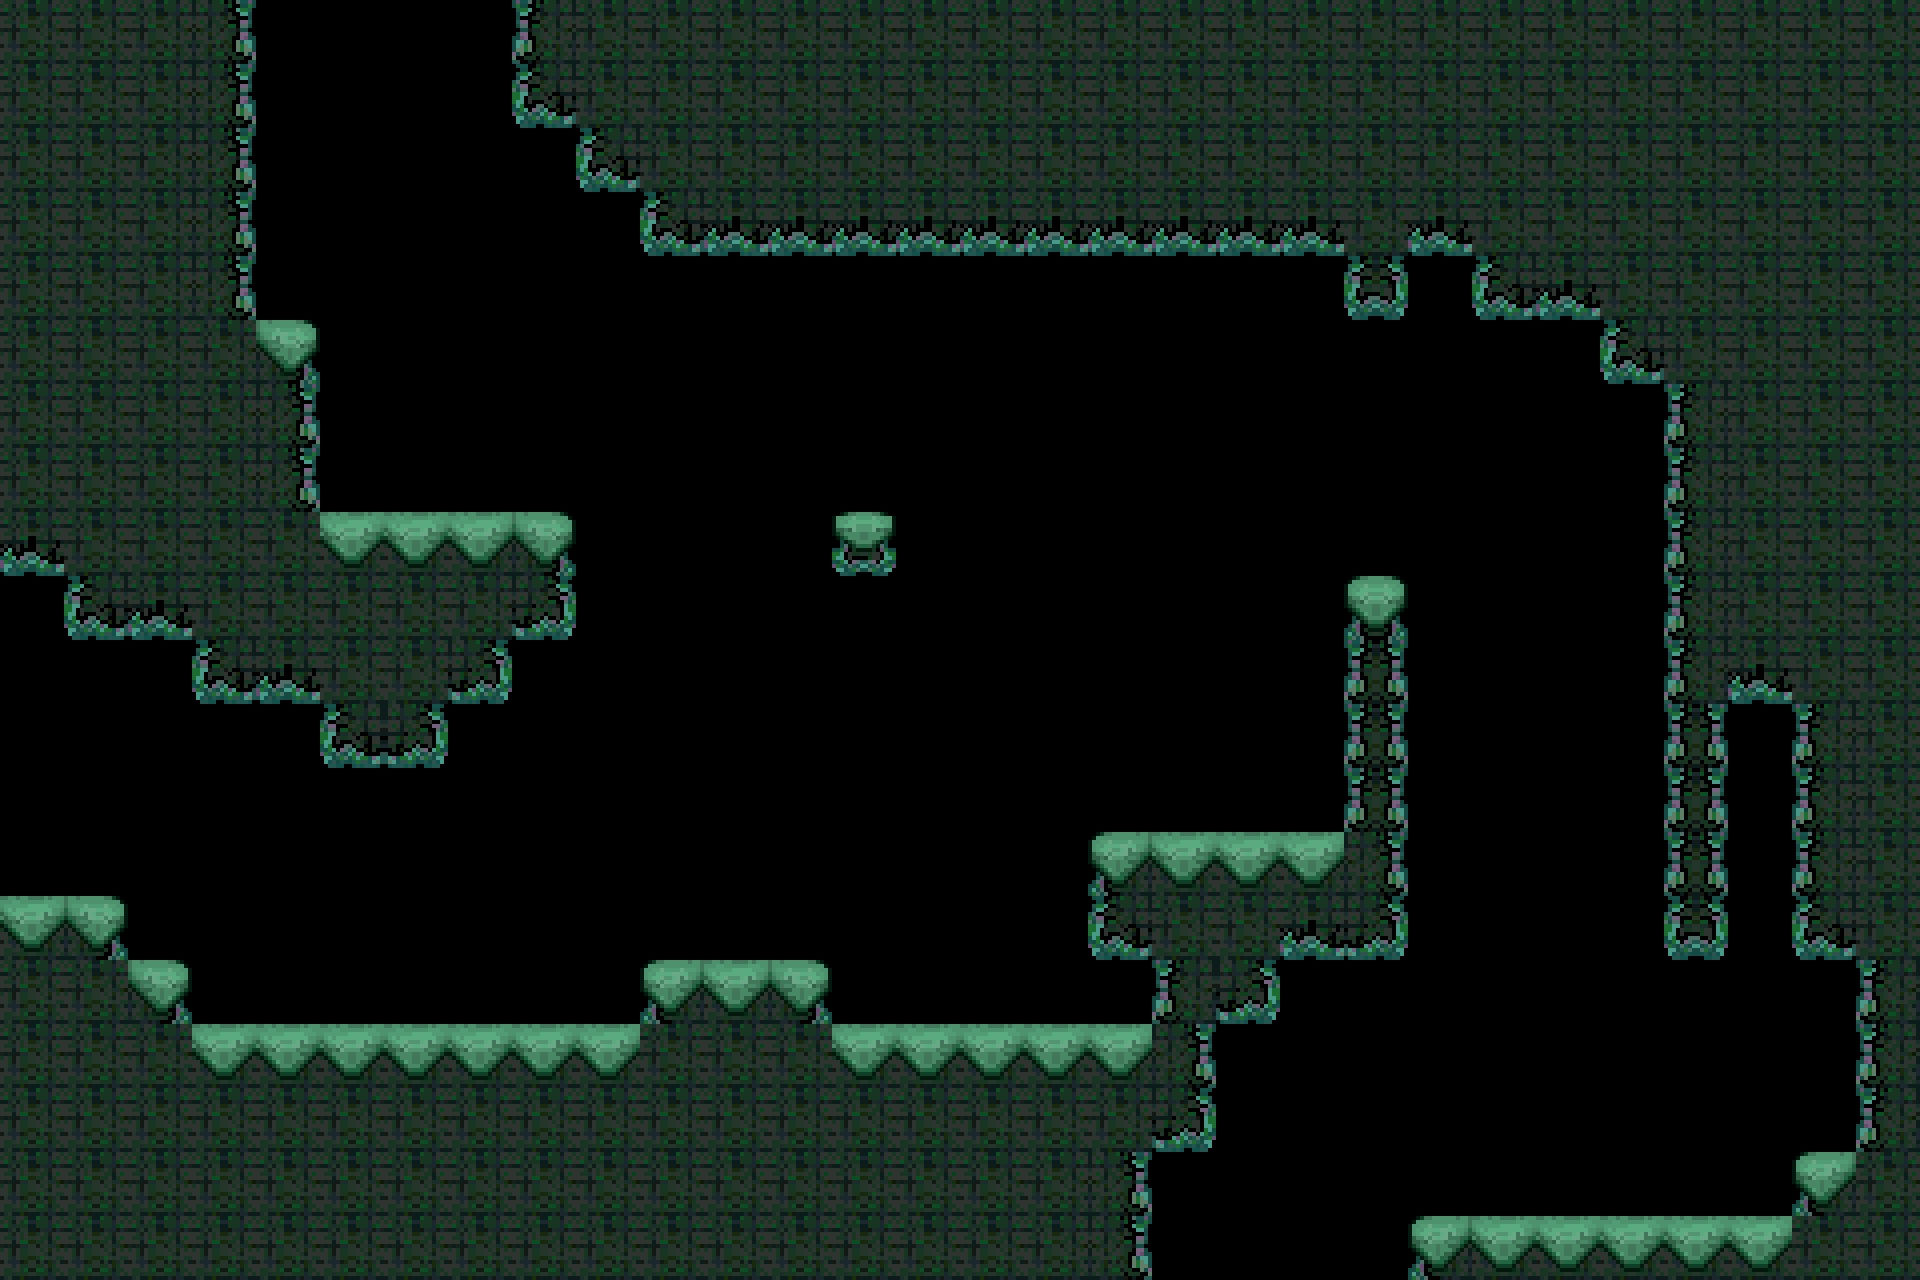

A level layout from a 2D game, rendered from its tile map. Below: a short description, then the map file with its tile-grid data intact:
An orthogonal 30x20 tile map with 64x64 px tiles, 1 tile layer (tiles) and 7 objects (W, N, S).

<map version="1.4" tiledversion="1.4.3" orientation="orthogonal" renderorder="right-down" width="30" height="20" tilewidth="64" tileheight="64" infinite="0" nextlayerid="5" nextobjectid="11">
 <tileset firstgid="1" source="../level0.tsx" />
 <layer id="1" name="tiles" width="30" height="20">
  <data encoding="csv">
6,6,6,7,0,0,0,0,5,6,6,6,6,6,6,6,6,6,6,6,6,6,6,6,6,6,6,6,6,6,
6,6,6,7,0,0,0,0,9,6,6,6,6,6,6,6,6,6,6,6,6,6,6,6,6,6,6,6,6,6,
6,6,6,7,0,0,0,0,0,9,6,6,6,6,6,6,6,6,6,6,6,6,6,6,6,6,6,6,6,6,
6,6,6,7,0,0,0,0,0,0,9,10,10,10,10,10,10,10,10,10,10,6,10,6,6,6,6,6,6,6,
6,6,6,7,0,0,0,0,0,0,0,0,0,0,0,0,0,0,0,0,0,12,0,9,10,6,6,6,6,6,
6,6,6,6,3,0,0,0,0,0,0,0,0,0,0,0,0,0,0,0,0,0,0,0,0,9,6,6,6,6,
6,6,6,6,7,0,0,0,0,0,0,0,0,0,0,0,0,0,0,0,0,0,0,0,0,0,5,6,6,6,
6,6,6,6,7,0,0,0,0,0,0,0,0,0,0,0,0,0,0,0,0,0,0,0,0,0,5,6,6,6,
10,6,6,6,6,2,2,2,3,0,0,0,0,16,0,0,0,0,0,0,0,0,0,0,0,0,5,6,6,6,
0,9,10,6,6,6,6,6,11,0,0,0,0,0,0,0,0,0,0,0,0,4,0,0,0,0,5,6,6,6,
0,0,0,9,10,6,6,11,0,0,0,0,0,0,0,0,0,0,0,0,0,8,0,0,0,0,5,10,6,6,
0,0,0,0,0,9,11,0,0,0,0,0,0,0,0,0,0,0,0,0,0,8,0,0,0,0,8,0,5,6,
0,0,0,0,0,0,0,0,0,0,0,0,0,0,0,0,0,0,0,0,0,8,0,0,0,0,8,0,5,6,
0,0,0,0,0,0,0,0,0,0,0,0,0,0,0,0,0,1,2,2,2,7,0,0,0,0,8,0,5,6,
2,3,0,0,0,0,0,0,0,0,0,0,0,0,0,0,0,9,6,6,10,11,0,0,0,0,12,0,9,6,
6,6,3,0,0,0,0,0,0,0,1,2,3,0,0,0,0,0,5,11,0,0,0,0,0,0,0,0,0,5,
6,6,6,2,2,2,2,2,2,2,6,6,6,2,2,2,2,2,7,0,0,0,0,0,0,0,0,0,0,5,
6,6,6,6,6,6,6,6,6,6,6,6,6,6,6,6,6,6,11,0,0,0,0,0,0,0,0,0,0,5,
6,6,6,6,6,6,6,6,6,6,6,6,6,6,6,6,6,7,0,0,0,0,0,0,0,0,0,0,1,6,
6,6,6,6,6,6,6,6,6,6,6,6,6,6,6,6,6,7,0,0,0,0,1,2,2,2,2,2,6,6
</data>
 </layer>
 <objectgroup id="3" name="conx">
  <object id="8" name="W" x="11.3333" y="656.667" width="50.6667" height="221.333" />
  <object id="9" name="N" x="382.44" y="280.731" width="235.333" height="68.6667" />
  <object id="10" name="S" x="1176.5" y="1202" width="227" height="32.5" />
 </objectgroup>
 <objectgroup id="4" name="spawns" />
 <objectgroup id="2" name="collision">
  <object id="1" x="0" y="0">
   <polygon points="0,0 256,0 256,320 320,320 320,512 576,512 576,640 512,640 512,704 448,704 448,768 320,768 320,704 192,704 192,640 64,640 64,576 0,576" />
  </object>
  <object id="2" x="512" y="0">
   <polygon points="0,0 1408,0 1408,1280 896,1280 896,1216 1280,1216 1280,1152 1344,1152 1344,960 1280,960 1280,704 1216,704 1216,960 1152,960 1152,384 1088,384 1088,320 960,320 960,256 896,256 896,320 832,320 832,256 128,256 128,192 64,192 64,128 0,128" />
  </object>
  <object id="3" x="0" y="896">
   <polygon points="0,0 128,0 128,64 192,64 192,128 640,128 640,64 832,64 832,128 1152,128 1152,64 1088,64 1088,-64 1344,-64 1344,-320 1408,-320 1408,64 1280,64 1280,128 1216,128 1216,256 1152,256 1152,384 0,384" />
  </object>
  <object id="4" x="832" y="512">
   <polygon points="0,0 64,0 64,64 0,64" />
  </object>
 </objectgroup>
</map>
